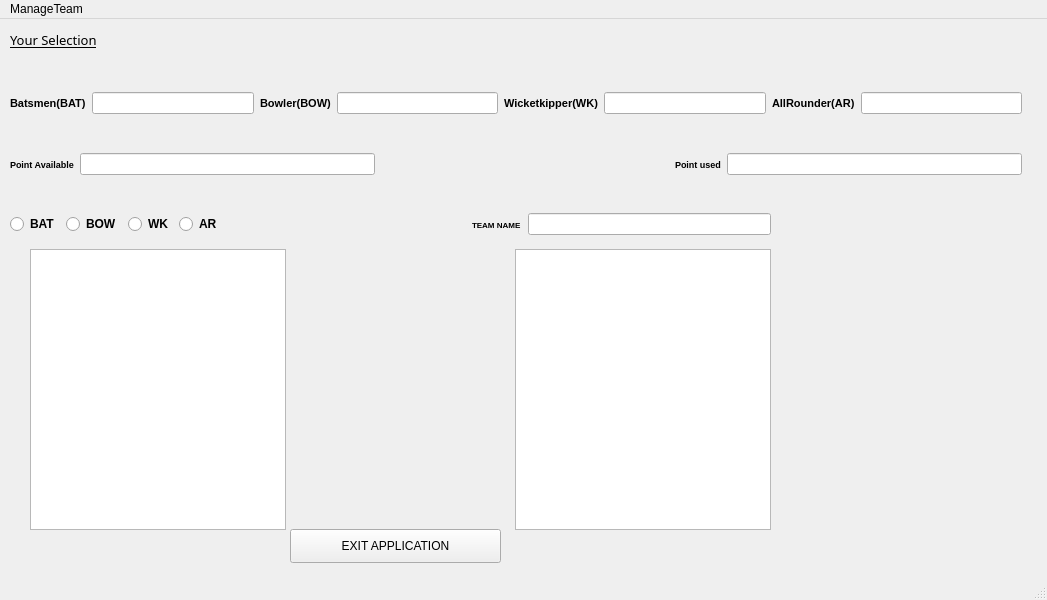
<?xml version="1.0" encoding="UTF-8"?>
<ui version="4.0">
 <class>MainWindow</class>
 <widget class="QMainWindow" name="MainWindow">
  <property name="geometry">
   <rect>
    <x>0</x>
    <y>0</y>
    <width>1047</width>
    <height>600</height>
   </rect>
  </property>
  <property name="windowTitle">
   <string>MainWindow</string>
  </property>
  <widget class="QWidget" name="centralwidget">
   <widget class="QWidget" name="horizontalLayoutWidget_2">
    <property name="geometry">
     <rect>
      <x>30</x>
      <y>230</y>
      <width>741</width>
      <height>281</height>
     </rect>
    </property>
    <layout class="QHBoxLayout" name="horizontalLayout_2">
     <item>
      <widget class="QListWidget" name="list1"/>
     </item>
     <item>
      <spacer name="horizontalSpacer">
       <property name="orientation">
        <enum>Qt::Horizontal</enum>
       </property>
       <property name="sizeHint" stdset="0">
        <size>
         <width>40</width>
         <height>20</height>
        </size>
       </property>
      </spacer>
     </item>
     <item>
      <widget class="QListWidget" name="list2"/>
     </item>
    </layout>
   </widget>
   <widget class="QWidget" name="verticalLayoutWidget">
    <property name="geometry">
     <rect>
      <x>10</x>
      <y>40</y>
      <width>1012</width>
      <height>151</height>
     </rect>
    </property>
    <layout class="QVBoxLayout" name="verticalLayout">
     <item>
      <layout class="QHBoxLayout" name="horizontalLayout">
       <item>
        <widget class="QLabel" name="label1">
         <property name="font">
          <font>
           <pointsize>8</pointsize>
           <weight>75</weight>
           <bold>true</bold>
          </font>
         </property>
         <property name="text">
          <string>Batsmen(BAT)</string>
         </property>
        </widget>
       </item>
       <item>
        <widget class="QLineEdit" name="t1"/>
       </item>
       <item>
        <widget class="QLabel" name="label2">
         <property name="font">
          <font>
           <pointsize>8</pointsize>
           <weight>75</weight>
           <bold>true</bold>
          </font>
         </property>
         <property name="text">
          <string>Bowler(BOW)</string>
         </property>
        </widget>
       </item>
       <item>
        <widget class="QLineEdit" name="t2"/>
       </item>
       <item>
        <widget class="QLabel" name="label3">
         <property name="font">
          <font>
           <pointsize>8</pointsize>
           <weight>75</weight>
           <bold>true</bold>
          </font>
         </property>
         <property name="text">
          <string>Wicketkipper(WK)</string>
         </property>
        </widget>
       </item>
       <item>
        <widget class="QLineEdit" name="t3"/>
       </item>
       <item>
        <widget class="QLabel" name="label4">
         <property name="font">
          <font>
           <pointsize>8</pointsize>
           <weight>75</weight>
           <bold>true</bold>
          </font>
         </property>
         <property name="text">
          <string>AllRounder(AR)</string>
         </property>
        </widget>
       </item>
       <item>
        <widget class="QLineEdit" name="t4"/>
       </item>
      </layout>
     </item>
     <item>
      <layout class="QHBoxLayout" name="horizontalLayout_3">
       <item>
        <widget class="QLabel" name="label5">
         <property name="font">
          <font>
           <pointsize>7</pointsize>
           <weight>75</weight>
           <bold>true</bold>
          </font>
         </property>
         <property name="text">
          <string>Point Available</string>
         </property>
        </widget>
       </item>
       <item>
        <widget class="QLineEdit" name="t5"/>
       </item>
       <item>
        <spacer name="horizontalSpacer_2">
         <property name="orientation">
          <enum>Qt::Horizontal</enum>
         </property>
         <property name="sizeHint" stdset="0">
          <size>
           <width>40</width>
           <height>20</height>
          </size>
         </property>
        </spacer>
       </item>
       <item>
        <widget class="QLabel" name="label6">
         <property name="font">
          <font>
           <pointsize>7</pointsize>
           <weight>75</weight>
           <bold>true</bold>
          </font>
         </property>
         <property name="text">
          <string>Point used</string>
         </property>
        </widget>
       </item>
       <item>
        <widget class="QLineEdit" name="t6"/>
       </item>
      </layout>
     </item>
    </layout>
   </widget>
   <widget class="QWidget" name="horizontalLayoutWidget_4">
    <property name="geometry">
     <rect>
      <x>10</x>
      <y>190</y>
      <width>761</width>
      <height>31</height>
     </rect>
    </property>
    <layout class="QHBoxLayout" name="horizontalLayout_4">
     <item>
      <widget class="QRadioButton" name="rbtn1">
       <property name="font">
        <font>
         <weight>75</weight>
         <bold>true</bold>
        </font>
       </property>
       <property name="text">
        <string>BAT</string>
       </property>
      </widget>
     </item>
     <item>
      <widget class="QRadioButton" name="rbtn2">
       <property name="font">
        <font>
         <weight>75</weight>
         <bold>true</bold>
        </font>
       </property>
       <property name="text">
        <string>BOW</string>
       </property>
      </widget>
     </item>
     <item>
      <widget class="QRadioButton" name="rbtn3">
       <property name="font">
        <font>
         <weight>75</weight>
         <bold>true</bold>
        </font>
       </property>
       <property name="text">
        <string>WK</string>
       </property>
      </widget>
     </item>
     <item>
      <widget class="QRadioButton" name="rbtn4">
       <property name="font">
        <font>
         <weight>75</weight>
         <bold>true</bold>
        </font>
       </property>
       <property name="text">
        <string>AR</string>
       </property>
      </widget>
     </item>
     <item>
      <spacer name="horizontalSpacer_3">
       <property name="orientation">
        <enum>Qt::Horizontal</enum>
       </property>
       <property name="sizeHint" stdset="0">
        <size>
         <width>40</width>
         <height>20</height>
        </size>
       </property>
      </spacer>
     </item>
     <item>
      <widget class="QLabel" name="label_2">
       <property name="font">
        <font>
         <pointsize>6</pointsize>
         <weight>75</weight>
         <bold>true</bold>
        </font>
       </property>
       <property name="text">
        <string>TEAM NAME</string>
       </property>
      </widget>
     </item>
     <item>
      <widget class="QLineEdit" name="lineEdit"/>
     </item>
    </layout>
   </widget>
   <widget class="QPushButton" name="pushButton">
    <property name="geometry">
     <rect>
      <x>290</x>
      <y>510</y>
      <width>211</width>
      <height>34</height>
     </rect>
    </property>
    <property name="text">
     <string>EXIT APPLICATION</string>
    </property>
   </widget>
   <widget class="QLabel" name="label">
    <property name="geometry">
     <rect>
      <x>10</x>
      <y>-20</y>
      <width>171</width>
      <height>81</height>
     </rect>
    </property>
    <property name="font">
     <font>
      <family>Algerian</family>
      <pointsize>10</pointsize>
      <weight>50</weight>
      <bold>false</bold>
      <underline>true</underline>
     </font>
    </property>
    <property name="text">
     <string>Your Selection</string>
    </property>
   </widget>
  </widget>
  <widget class="QMenuBar" name="menubar">
   <property name="geometry">
    <rect>
     <x>0</x>
     <y>0</y>
     <width>1047</width>
     <height>31</height>
    </rect>
   </property>
   <widget class="QMenu" name="menuManageTeam">
    <property name="title">
     <string>ManageTeam</string>
    </property>
    <addaction name="separator"/>
    <addaction name="actionNEW_Team"/>
    <addaction name="actionOPEN_Team"/>
    <addaction name="actionSAVE_Team"/>
    <addaction name="actionEVALUATE_Team"/>
   </widget>
   <addaction name="menuManageTeam"/>
  </widget>
  <widget class="QStatusBar" name="statusbar"/>
  <action name="actionNEW_Team">
   <property name="text">
    <string>NEW Team</string>
   </property>
  </action>
  <action name="actionOPEN_Team">
   <property name="text">
    <string>OPEN Team</string>
   </property>
  </action>
  <action name="actionSAVE_Team">
   <property name="text">
    <string>SAVE Team</string>
   </property>
  </action>
  <action name="actionEVALUATE_Team">
   <property name="text">
    <string>EVALUATE Team</string>
   </property>
  </action>
 </widget>
 <resources/>
 <connections/>
</ui>
